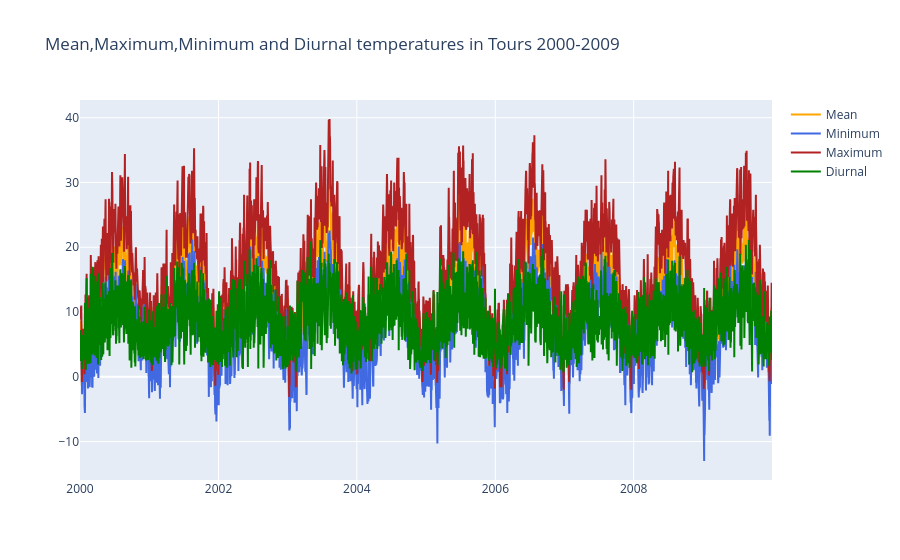

The notebook cell this image was saved under:
### Markdown cell above
From this chart we observe high peaks in 2003, 2006 and low peaks in 2003, 2009.

### Code cell
fig = go.Figure()

fig.add_trace(go.Scatter(x=df["DATE"], y=df["TOURS_temp_mean"], name="Mean", line=dict(color='orange')))

fig.add_trace(go.Scatter(x=df["DATE"], y=df["TOURS_temp_min"], name="Minimum", line=dict(color='royalblue')))

fig.add_trace(go.Scatter(x=df["DATE"], y=df["TOURS_temp_max"], name="Maximum", line=dict(color='firebrick')))

fig.add_trace(go.Scatter(x=df["DATE"], y=df["TOURS_diurnal_temp"], name="Diurnal", line=dict(color='green')))

fig.update_layout(title=dict(text="Mean,Maximum,Minimum and Diurnal temperatures in Tours 2000-2009"))

fig.show()

fig.write_image("charts/Mean,Maximum,Minimum and Diurnal temperatures in Tours 2000-2009.png")

### Figure 1 — Plotly figure (JSON) as saved in the notebook; plotly's stock layout.template omitted (floating-point values rounded to 4 significant figures; data arrays with more than 128 entries replaced by an {"elided": "..."} marker saying what was removed)
{"data": [{"line": {"color": "orange"}, "name": "Mean", "type": "scatter", "x": {"elided": "3653 str values"}, "y": {"elided": "3653 float values"}}, {"line": {"color": "royalblue"}, "name": "Minimum", "type": "scatter", "x": {"elided": "3653 str values"}, "y": {"elided": "3653 float values"}}, {"line": {"color": "firebrick"}, "name": "Maximum", "type": "scatter", "x": {"elided": "3653 str values"}, "y": {"elided": "3653 float values"}}, {"line": {"color": "green"}, "name": "Diurnal", "type": "scatter", "x": {"elided": "3653 str values"}, "y": {"elided": "3653 float values"}}], "layout": {"title": {"text": "Mean,Maximum,Minimum and Diurnal temperatures in Tours 2000-2009"}}}
